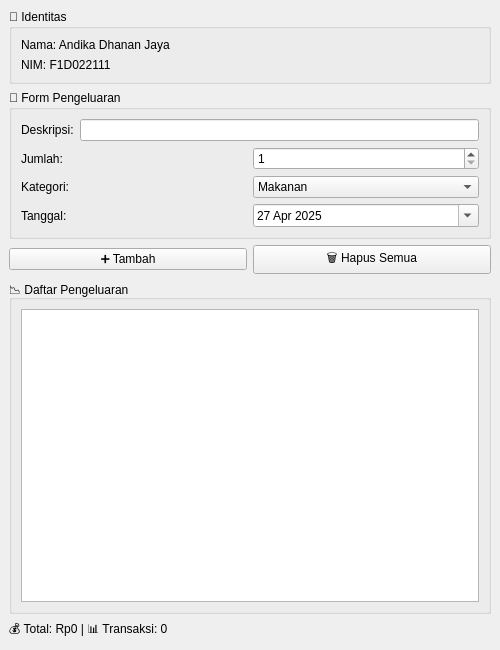
<?xml version="1.0" encoding="UTF-8"?>
<ui version="4.0">
 <class>AplikasiPengeluaranKreatif</class>
 <widget class="QMainWindow" name="AplikasiPengeluaranKreatif">
  <property name="geometry">
   <rect>
    <x>200</x>
    <y>200</y>
    <width>500</width>
    <height>650</height>
   </rect>
  </property>
  <property name="windowTitle">
   <string>💰 Pencatat Pengeluaran Kreatif</string>
  </property>
  <widget class="QWidget" name="centralwidget">
   <layout class="QVBoxLayout" name="verticalLayout">
    <item>
     <widget class="QGroupBox" name="identitas_box">
      <property name="title">
       <string>👤 Identitas</string>
      </property>
      <layout class="QVBoxLayout" name="verticalLayout_2">
       <item>
        <widget class="QLabel" name="nama_label">
         <property name="text">
          <string>Nama: Andika Dhanan Jaya</string>
         </property>
        </widget>
       </item>
       <item>
        <widget class="QLabel" name="nim_label">
         <property name="text">
          <string>NIM: F1D022111</string>
         </property>
        </widget>
       </item>
      </layout>
     </widget>
    </item>
    <item>
     <widget class="QGroupBox" name="input_box">
      <property name="title">
       <string>📝 Form Pengeluaran</string>
      </property>
      <layout class="QVBoxLayout" name="verticalLayout_3">
       <item>
        <layout class="QHBoxLayout" name="desc_layout">
         <item>
          <widget class="QLabel" name="desc_label">
           <property name="text">
            <string>Deskripsi:</string>
           </property>
          </widget>
         </item>
         <item>
          <widget class="QLineEdit" name="desc_input"/>
         </item>
        </layout>
       </item>
       <item>
        <layout class="QHBoxLayout" name="amount_layout">
         <item>
          <widget class="QLabel" name="amount_label">
           <property name="text">
            <string>Jumlah:</string>
           </property>
          </widget>
         </item>
         <item>
          <widget class="QSpinBox" name="amount_input">
           <property name="minimum">
            <number>1</number>
           </property>
           <property name="maximum">
            <number>10000000</number>
           </property>
          </widget>
         </item>
        </layout>
       </item>
       <item>
        <layout class="QHBoxLayout" name="category_layout">
         <item>
          <widget class="QLabel" name="category_label">
           <property name="text">
            <string>Kategori:</string>
           </property>
          </widget>
         </item>
         <item>
          <widget class="QComboBox" name="category_input">
           <item>
            <property name="text">
             <string>Makanan</string>
            </property>
           </item>
           <item>
            <property name="text">
             <string>Transportasi</string>
            </property>
           </item>
           <item>
            <property name="text">
             <string>Belanja</string>
            </property>
           </item>
           <item>
            <property name="text">
             <string>Hiburan</string>
            </property>
           </item>
           <item>
            <property name="text">
             <string>Tagihan</string>
            </property>
           </item>
           <item>
            <property name="text">
             <string>Lainnya</string>
            </property>
           </item>
          </widget>
         </item>
        </layout>
       </item>
       <item>
        <layout class="QHBoxLayout" name="date_layout">
         <item>
          <widget class="QLabel" name="date_label">
           <property name="text">
            <string>Tanggal:</string>
           </property>
          </widget>
         </item>
         <item>
          <widget class="QDateEdit" name="date_input">
           <property name="calendarPopup">
            <bool>true</bool>
           </property>
           <property name="date">
            <date>
             <year>2025</year>
             <month>4</month>
             <day>27</day>
            </date>
           </property>
          </widget>
         </item>
        </layout>
       </item>
      </layout>
     </widget>
    </item>
    <item>
     <layout class="QHBoxLayout" name="btn_layout">
      <item>
       <widget class="QPushButton" name="add_btn">
        <property name="text">
         <string>➕ Tambah</string>
        </property>
       </widget>
      </item>
      <item>
       <widget class="QPushButton" name="clear_btn">
        <property name="text">
         <string>🗑️ Hapus Semua</string>
        </property>
       </widget>
      </item>
     </layout>
    </item>
    <item>
     <widget class="QGroupBox" name="list_box">
      <property name="title">
       <string>📉 Daftar Pengeluaran</string>
      </property>
      <layout class="QVBoxLayout" name="verticalLayout_4">
       <item>
        <widget class="QListWidget" name="expense_list"/>
       </item>
      </layout>
     </widget>
    </item>
    <item>
     <widget class="QLabel" name="statistik_label">
      <property name="text">
       <string>💰 Total: Rp0 | 📊 Transaksi: 0</string>
      </property>
     </widget>
    </item>
   </layout>
  </widget>
 </widget>
 <resources/>
 <connections/>
</ui>
